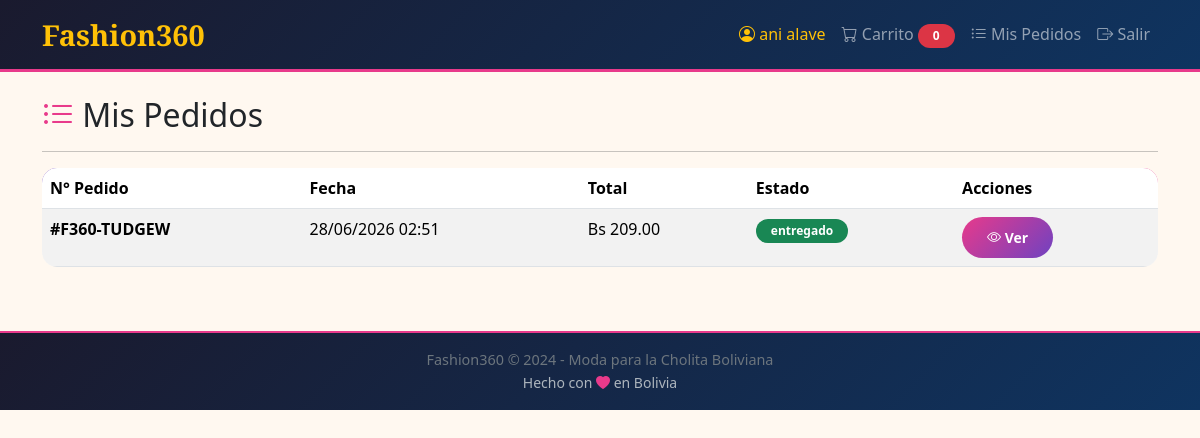
/mis-pedidos (signed in), run on the app's committed database.
### app/models/user.py (models this page shows, shortened)
class User(UserMixin, db.Model):
    __tablename__ = 'users'
    id = db.Column(db.Integer, primary_key=True)
    username = db.Column(db.String(80), unique=True, nullable=False)
    email = db.Column(db.String(120), unique=True, nullable=False)
    password_hash = db.Column(db.String(128), nullable=False)
    nombre_completo = db.Column(db.String(150), nullable=False)
    telefono = db.Column(db.String(20))
    direccion = db.Column(db.Text)
    rol = db.Column(db.String(20), default='cliente')  # admin, cliente
    activo = db.Column(db.Boolean, default=True)
    created_at = db.Column(db.DateTime, default=datetime.utcnow)
    updated_at = db.Column(db.DateTime, default=datetime.utcnow, onupdate=datetime.utcnow)
    pedidos = db.relationship('Pedido', backref='cliente', lazy=True)
    def is_admin(self):
        return self.rol == 'admin'

### app/models/pedido.py (models this page shows, shortened)
class Pedido(db.Model):
    __tablename__ = 'pedidos'
    id = db.Column(db.Integer, primary_key=True)
    codigo = db.Column(db.String(20), unique=True, nullable=False)
    total = db.Column(db.Numeric(10, 2), nullable=False)
    estado = db.Column(db.String(20), default='pendiente')  # pendiente, confirmado, enviado, entregado, cancelado
    direccion_envio = db.Column(db.Text, nullable=False)
    telefono_contacto = db.Column(db.String(20), nullable=False)
    notas = db.Column(db.Text)
    created_at = db.Column(db.DateTime, default=datetime.utcnow)
    updated_at = db.Column(db.DateTime, default=datetime.utcnow, onupdate=datetime.utcnow)
    user_id = db.Column(db.Integer, db.ForeignKey('users.id'), nullable=False)
    detalles = db.relationship('DetallePedido', backref='pedido', lazy=True, cascade='all, delete-orphan')

### app/blueprints/shop/routes.py (the view)
@shop_bp.route('/mis-pedidos')
@login_required
def mis_pedidos():
    pedidos = Pedido.query.filter_by(user_id=current_user.id).order_by(Pedido.created_at.desc()).all()
    return render_template('shop/mis_pedidos.html', pedidos=pedidos)

### app/extensions.py (called while the page is built)
@login_manager.user_loader
def load_user(user_id):
    from app.models import User
    return User.query.get(int(user_id))

### app/templates/shop/mis_pedidos.html (shortened to what this page needs)
{% extends 'base.html' %}
{% block content %}
<div class="container mt-4">
    <h2>
        <i class="bi bi-list-ul" style="color: #E83A8B;"></i>
        Mis Pedidos
    </h2>
    <hr>
    {% if pedidos %}
        <div class="table-responsive">
            <table class="table table-striped table-hover">
                <thead>
                    <tr>
                        <th>N° Pedido</th>
                        <th>Fecha</th>
                        <th>Total</th>
                        <th>Estado</th>
                        <th>Acciones</th>
                    </tr>
                </thead>
                <tbody>
                    {% for p in pedidos %}
                    <tr>
                        <td><strong>{{ p.codigo }}</strong></td>
                        <td>{{ p.created_at.strftime('%d/%m/%Y %H:%M') }}</td>
                        <td>Bs {{ "%.2f"|format(p.total) }}</td>
                        <td>
                            <span class="badge
                                {% if p.estado == 'pendiente' %}bg-warning text-dark
                                {% elif p.estado == 'confirmado' %}bg-info
                                {% elif p.estado == 'enviado' %}bg-primary
                                {% elif p.estado == 'entregado' %}bg-success
                                {% else %}bg-danger{% endif %}">
                                {{ p.estado }}
                            </span>
                        </td>
                        <td>
                            <a href="{{ url_for('shop.detalle_pedido', pedido_id=p.id) }}"
                               class="btn btn-sm btn-primary">
                                <i class="bi bi-eye"></i> Ver
                            </a>
                        </td>
                    </tr>
                    {% endfor %}
                </tbody>
            </table>
        </div>
    {% endif %}
</div>
{% endblock %}

### app/templates/base.html (shortened to what this page needs)
<!DOCTYPE html>
<html lang="es">
<head>
    <link href="https://cdn.jsdelivr.net/npm/bootstrap@5.3.3/dist/css/bootstrap.min.css" rel="stylesheet">
    <link href="https://cdn.jsdelivr.net/npm/bootstrap-icons/font/bootstrap-icons.css" rel="stylesheet">
    <link rel="stylesheet" href="{{ url_for('static', filename='css/style.css') }}">
</head>
<body>
    <nav class="navbar navbar-expand-lg navbar-dark" style="background: linear-gradient(135deg, #1A1A2E, #0F3460); border-bottom: 3px solid #E83A8B;">
        <div class="container">
            <a class="navbar-brand" href="{{ url_for('shop.index') }}" style="font-family: 'Playfair Display', serif; font-weight: 700; font-size: 1.8rem;">
                 Fashion360
            </a>
            <div class="collapse navbar-collapse" id="navbarNav">
                <ul class="navbar-nav ms-auto">
                    {% if current_user.is_authenticated %}
                        <li class="nav-item">
                            <span class="nav-link text-warning">
                                <i class="bi bi-person-circle"></i> {{ current_user.nombre_completo }}
                            </span>
                        </li>
                        {% if not current_user.is_admin() %}
                            <li class="nav-item">
                                <a class="nav-link" href="{{ url_for('shop.ver_carrito') }}">
                                    <i class="bi bi-cart"></i> Carrito
                                    <span class="badge bg-danger rounded-pill" id="carrito-contador">0</span>
                                </a>
                            </li>
                            <li class="nav-item">
                                <a class="nav-link" href="{{ url_for('shop.mis_pedidos') }}">
                                    <i class="bi bi-list-ul"></i> Mis Pedidos
                                </a>
                            </li>
                        {% endif %}
                        <li class="nav-item">
                            <a class="nav-link" href="{{ url_for('auth.logout') }}">
                                <i class="bi bi-box-arrow-right"></i> Salir
                            </a>
                        </li>
                    {% endif %}
                </ul>
            </div>
        </div>
    </nav>
    <main>
        {% block content %}{% endblock %}
    </main>
    <footer class="text-center py-3 mt-5" style="background: #f8f5f0; border-top: 2px solid #E83A8B;">
        <div class="container">
            <p class="mb-0" style="font-size: 0.9rem; color: #6c757d;">
                Fashion360 © 2024 - Moda para la Cholita Boliviana
            </p>
            <small style="color: #adb5bd;">
                Hecho con <i class="bi bi-heart-fill" style="color: #E83A8B;"></i> en Bolivia
            </small>
        </div>
    </footer>
</body>
</html>

### app/static/css/style.css (style rules this page uses)
body { background-color: #FFF8F0; font-family: 'Segoe UI', Tahoma, Geneva, Verdana, sans-serif; }
.navbar-dark { background: linear-gradient(135deg, #1A1A2E, #0F3460) !important; border-bottom: 3px solid #E83A8B; }
.navbar-brand { font-family: 'Playfair Display', serif; font-weight: 700; font-size: 1.8rem; color: #FFC107 !important; }
.btn-primary { background: linear-gradient(135deg, #E83A8B, #6F42C1); border: none; color: white; font-weight: 600; padding: 10px 25px; border-radius: 25px; transition: all 0.3s ease; }
.table { border-radius: 15px; overflow: hidden; }
.table thead { background: linear-gradient(135deg, #6F42C1, #E83A8B); color: white; }
.badge { padding: 6px 15px; border-radius: 20px; }
footer { background: linear-gradient(135deg, #1A1A2E, #0F3460) !important; border-top: 3px solid #E83A8B; }

### data on the page
User: nombre_completo "ani alave"
Pedido: codigo "#F360-TUDGEW", created_at "28/06/2026 02:51", total "209.00", estado "entregado"
